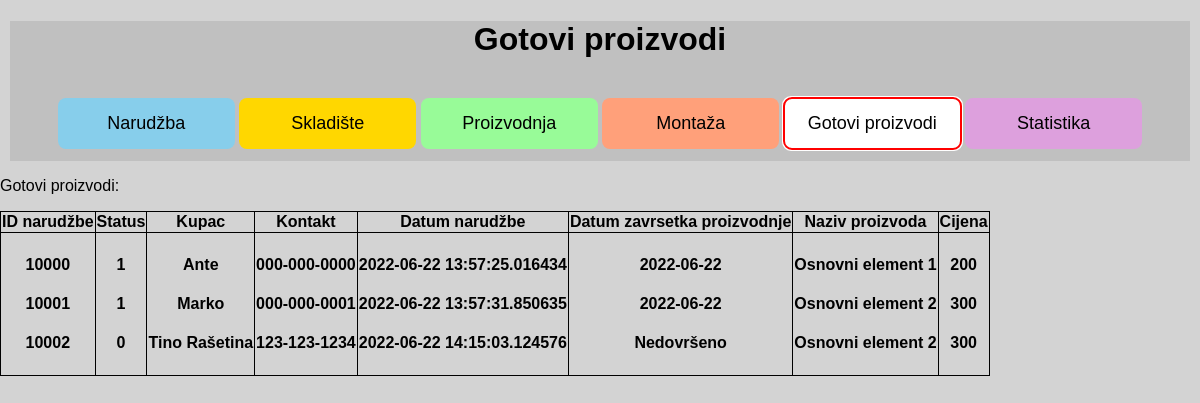
/finishedproduct, run on the app's committed database.
### app.py (models this page shows, shortened)
class Finished_product(db.Model):
    __tablename__ = "finished_product"
    auto_id = db.Column(db.Integer, primary_key=True)
    order_id = db.Column(db.Integer)
    order_status = db.Column(db.Integer)
    buyer_name = db.Column(db.String(500), nullable=False)
    buyer_contact = db.Column(db.String(500), nullable=False)
    date_created = db.Column(db.String(500))
    date_finished = db.Column(db.String(500))
    product_name = db.Column(db.String(500))
    price = db.Column(db.Integer)

### app.py (the view)
@ app.route("/finishedproduct")
def finished_product():
    finished_products = Finished_product.query.order_by(
        Finished_product.order_id)
    return render_template("finishedproduct.html", product=finished_products)

### templates/finishedproduct.html (shortened to what this page needs)
{% extends 'base.html' %}
{% block head %}
<link rel="stylesheet" href="{{ url_for('static', filename='css/finishedproduct.css') }}">
{% endblock %}
{% block body %}
<div class="content">
    <h1 id="Naslov">Gotovi proizvodi</h1>
    <br>
    <button class="btn btn-1" , onclick="window.location.href='/order'">Narudžba</button>
    <button class="btn btn-2" , onclick="window.location.href='/warehouse'">Skladište</button>
    <button class="btn btn-3" , onclick="window.location.href='/manufacturing'">Proizvodnja</button>
    <button class="btn btn-4" , onclick="window.location.href='/installation'">Montaža</button>
    <button class="btn btn-5" , onclick="window.location.href='/finishedproduct'">Gotovi proizvodi</button>
    <button class="btn btn-6" , onclick="window.location.href='/statistic'">Statistika</button>
</div>
<p>Gotovi proizvodi:</p>
<table>
    <tr>
        <th>ID narudžbe</th>
        <th>Status</th>
        <th>Kupac</th>
        <th>Kontakt</th>
        <th>Datum narudžbe</th>
        <th>Datum zavrsetka proizvodnje</th>
        <th>Naziv proizvoda</th>
        <th>Cijena</th>
    </tr>
    <tr>
        <th>
            {% for finproduct in product %}
            <h4>
                {{finproduct.order_id}}
            </h4>
            {% endfor %}
        </th>
        <th>
            {% for finproduct in product %}
            <h4>
                {{finproduct.order_status}}
            </h4>
            {% endfor %}
        </th>
        <th>
            {% for finproduct in product %}
            <h4>
                {{finproduct.buyer_name}}
            </h4>
            {% endfor %}
        </th>
        <th>
            {% for finproduct in product %}
            <h4>
                {{finproduct.buyer_contact}}
            </h4>
            {% endfor %}
        </th>
        <th>
            {% for finproduct in product %}
            <h4>
                {{finproduct.date_created}}
            </h4>
            {% endfor %}
        </th>
        <th>
            {% for finproduct in product %}
            <h4>
                {{finproduct.date_finished}}
            </h4>
            {% endfor %}
        </th>
        <th>
            {% for finproduct in product %}
            <h4>
                {{finproduct.product_name}}
            </h4>
            {% endfor %}
        </th>
        <th>
            {% for finproduct in product %}
            <h4>
                {{finproduct.price}}
            </h4>
            {% endfor %}
        </th>
    </tr>
</table>
{% endblock %}

### static/css/main.css (style rules this page uses)
body { margin: 0; font-family: sans-serif; background-color: lightgrey; }
.content { margin: 10px; background-color: silver; text-align: center; height: 140px; }
.btn { padding: 15px; font-size: large; border: none; width: 15%; border-radius: 8px; }
.btn-1 { background-color: skyblue; }
.btn-2 { background-color: gold; }
.btn-3 { background-color: palegreen; }
.btn-4 { background-color: lightsalmon; }
.btn-5 { background-color: lightsteelblue; }
.btn-6 { background-color: plum; }

### static/css/finishedproduct.css (style rules this page uses)
body { margin: 0; font-family: sans-serif; background-color: lightgrey; }
.content { margin: 10px; background-color: silver; text-align: center; height: 140px; }
.btn { padding: 15px; font-size: large; border: none; width: 15%; border-radius: 8px; }
.btn-1 { background-color: skyblue; }
.btn-2 { background-color: gold; }
.btn-3 { background-color: palegreen; }
.btn-4 { background-color: lightsalmon; }
.btn-5 { background-color: white; border-color: red; outline: 50px auto red; }
.btn-6 { background-color: plum; }

### templates/finishedproduct.html (style rules this page uses)
table, th, td { border: 1px solid black; border-collapse: collapse; }

### data on the page
Finished_product: order_id "10000", order_status "1", buyer_name "Ante", buyer_contact "000-000-0000", date_created "2022-06-22 13:57:25.016434", date_finished "2022-06-22", product_name "Osnovni element 1", price "200"
Finished_product: order_id "10001", order_status "1", buyer_name "Marko", buyer_contact "000-000-0001", date_created "2022-06-22 13:57:31.850635", date_finished "2022-06-22", product_name "Osnovni element 2", price "300"
Finished_product: order_id "10002", order_status "0", buyer_name "Tino Rašetina", buyer_contact "123-123-1234", date_created "2022-06-22 14:15:03.124576", date_finished "Nedovršeno", product_name "Osnovni element 2", price "300"
